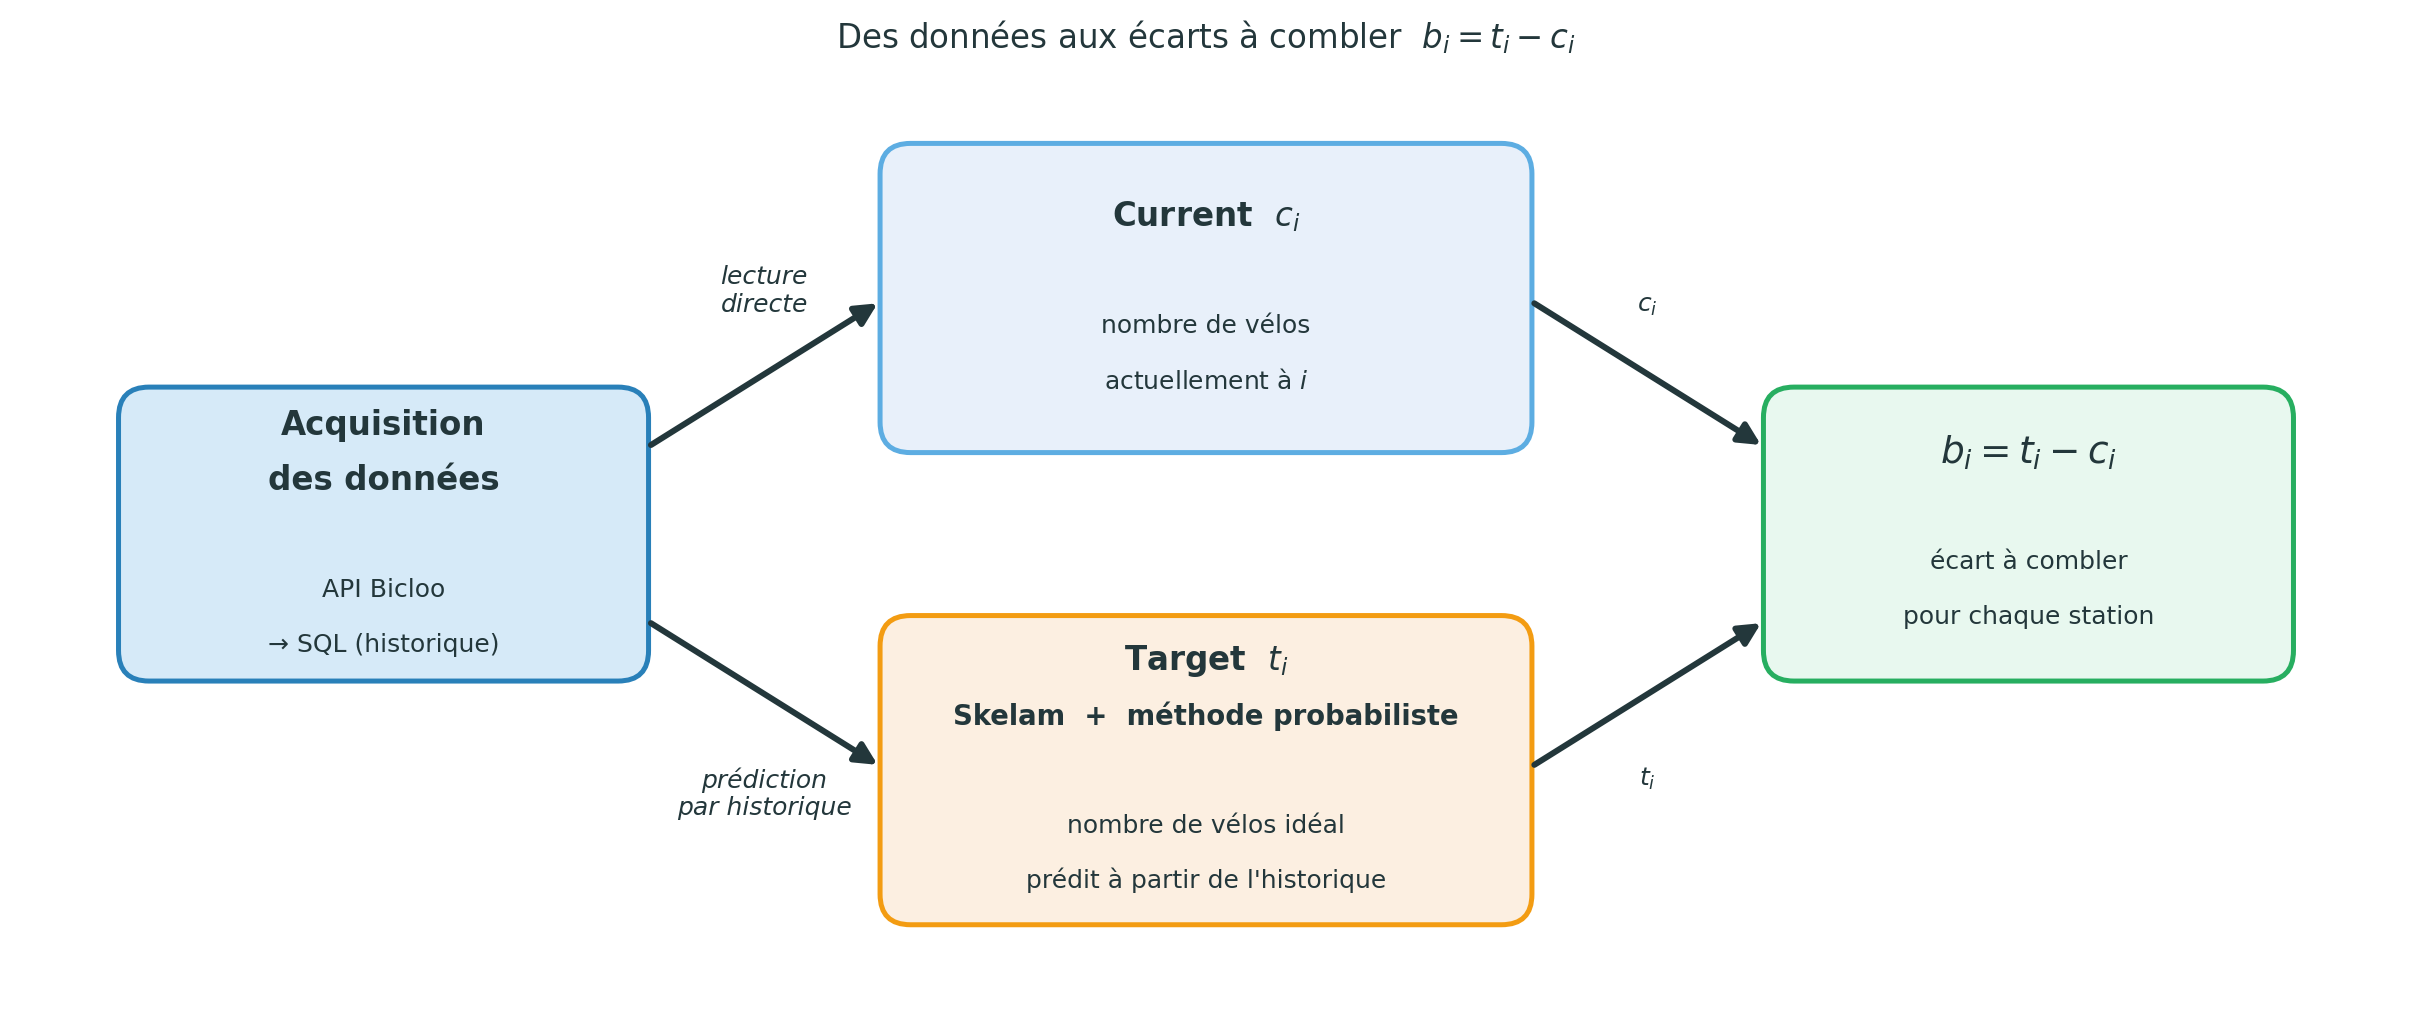

Generate this figure with Python:
"""Schema de la chaine de calcul des cibles b_i (slide cibles).

Pipeline en Y :

  [ Acquisition ]──► [ Current  c_i ]──┐
                                       ├──► [ b_i = t_i - c_i ]
                  └► [ Skelam + proba  ]
                     [ → Target  t_i  ]┘

Produit : renders/targets_pipeline.png
"""

from pathlib import Path

import matplotlib.pyplot as plt
from matplotlib.patches import FancyArrowPatch, FancyBboxPatch

OUT = Path("renders/targets_pipeline.png")

# Palette presentation
COL_DATA_BG    = "#D6EAF8"
COL_DATA_ED    = "#2980B9"
COL_CURR_BG    = "#E8F0FA"
COL_CURR_ED    = "#5DADE2"
COL_TARG_BG    = "#FCEFE1"
COL_TARG_ED    = "#F39C12"
COL_OUT_BG     = "#E8F8EF"
COL_OUT_ED     = "#27AE60"
COL_ARROW      = "#23373B"
TEXT_DARK      = "#23373B"


def box(ax, xy, w, h, lines, *, face, edge, lw=2.0, header=None):
    """Cadre arrondi avec libelle multi-ligne.

    `lines` : liste de tuples (text, fontsize, bold).
    """
    x, y = xy
    patch = FancyBboxPatch(
        (x - w / 2, y - h / 2), w, h,
        boxstyle="round,pad=0.04,rounding_size=0.20",
        facecolor=face, edgecolor=edge, linewidth=lw, zorder=2,
    )
    ax.add_patch(patch)

    if header is not None:
        ax.text(x - w / 2 + 0.18, y + h / 2 - 0.22, header,
                ha="left", va="center", fontsize=9,
                color=edge, fontweight="bold", zorder=3)

    n = len(lines)
    line_h = 0.36
    y0 = y + (n - 1) * line_h / 2
    for k, (text, fs, bold) in enumerate(lines):
        ax.text(x, y0 - k * line_h, text,
                ha="center", va="center",
                fontsize=fs, color=TEXT_DARK,
                fontweight=("bold" if bold else "normal"), zorder=3)


def arrow(ax, p, q, *, label=None, label_pos="mid", label_dy=0.30,
          color=COL_ARROW, lw=2.4):
    a = FancyArrowPatch(
        p, q,
        arrowstyle="-|>",
        mutation_scale=18,
        color=color, linewidth=lw,
        shrinkA=4, shrinkB=4,
        zorder=4,
    )
    ax.add_patch(a)
    if label is not None:
        mx = (p[0] + q[0]) / 2
        my = (p[1] + q[1]) / 2 + label_dy
        ax.text(mx, my, label,
                ha="center", va="center",
                fontsize=10, color=TEXT_DARK,
                fontstyle="italic", zorder=5)


def main():
    fig, ax = plt.subplots(figsize=(13.5, 5.6))

    BW, BH = 3.4, 1.85
    BW_MID, BH_MID = 4.2, 1.95

    p_data = (-5.4,  0.0)
    p_curr = ( 0.0,  1.55)      # branche haute
    p_targ = ( 0.0, -1.55)      # branche basse
    p_out  = ( 5.4,  0.0)

    # --- Boites -------------------------------------------------------------
    box(ax, p_data, BW, BH,
        lines=[
            ("Acquisition", 13, True),
            ("des données", 13, True),
            ("",             4, False),
            ("API Bicloo",            10, False),
            ("→ SQL (historique)",   10, False),
        ],
        face=COL_DATA_BG, edge=COL_DATA_ED)

    box(ax, p_curr, BW_MID, BH_MID,
        lines=[
            (r"Current  $c_i$", 13, True),
            ("",                 4, False),
            ("nombre de vélos",  10, False),
            ("actuellement à $i$", 10, False),
        ],
        face=COL_CURR_BG, edge=COL_CURR_ED)

    box(ax, p_targ, BW_MID, BH_MID,
        lines=[
            (r"Target  $t_i$",                    13, True),
            ("Skelam  +  méthode probabiliste",   11, True),
            ("",                                    4, False),
            ("nombre de vélos idéal",             10, False),
            ("prédit à partir de l'historique",   10, False),
        ],
        face=COL_TARG_BG, edge=COL_TARG_ED)

    box(ax, p_out, BW, BH,
        lines=[
            (r"$b_i = t_i - c_i$", 15, True),
            ("",                    4, False),
            ("écart à combler",    10, False),
            ("pour chaque station", 10, False),
        ],
        face=COL_OUT_BG, edge=COL_OUT_ED)

    # --- Fleches ------------------------------------------------------------
    # acquisition -> current (haut)
    arrow(ax, (p_data[0] + BW / 2, p_data[1] + 0.55),
              (p_curr[0] - BW_MID / 2, p_curr[1]),
              label="lecture\ndirecte", label_dy=0.55)
    # acquisition -> target (bas)
    arrow(ax, (p_data[0] + BW / 2, p_data[1] - 0.55),
              (p_targ[0] - BW_MID / 2, p_targ[1]),
              label="prédiction\npar historique", label_dy=-0.65)

    # current -> b_i
    arrow(ax, (p_curr[0] + BW_MID / 2, p_curr[1]),
              (p_out[0]  - BW / 2,     p_out[1] + 0.55),
              label="$c_i$", label_dy=0.45)
    # target -> b_i
    arrow(ax, (p_targ[0] + BW_MID / 2, p_targ[1]),
              (p_out[0]  - BW / 2,     p_out[1] - 0.55),
              label="$t_i$", label_dy=-0.55)

    # --- Titre & limites ----------------------------------------------------
    ax.set_title("Des données aux écarts à combler  $b_i = t_i - c_i$",
                 fontsize=13, color=TEXT_DARK, pad=12)

    ax.set_xlim(-7.8, 7.8)
    ax.set_ylim(-3.0, 3.0)
    ax.set_aspect("equal")
    ax.axis("off")

    fig.tight_layout()
    fig.savefig(OUT, dpi=180, bbox_inches="tight", facecolor="white")
    plt.close(fig)
    print(f"saved -> {OUT}")


if __name__ == "__main__":
    main()
